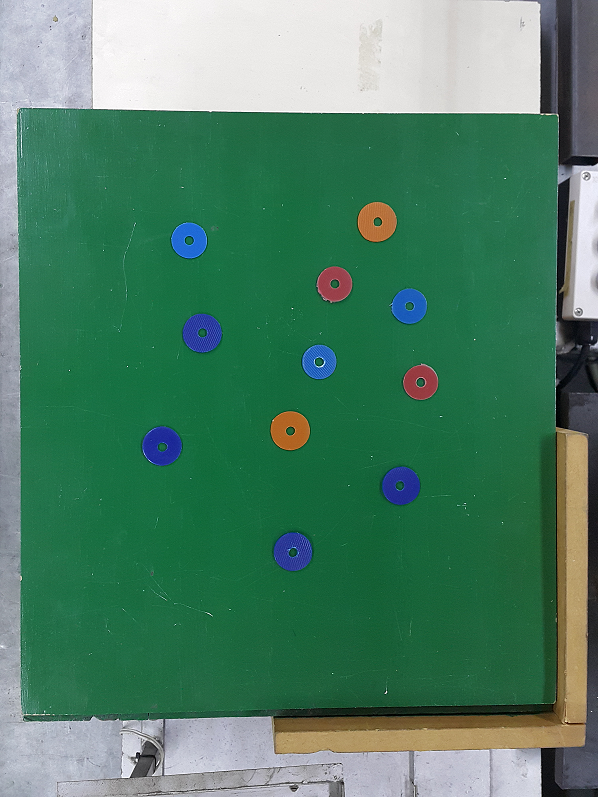
#> input picture B2-Computer_Vision_1/Clase1/arandelas.png, 598 x 797 px
$ jupyter execute 07.Ejercicio_Arandelas.ipynb   (shell and % lines are left out)
#> lines starting #> are read from the running program, lines starting #| are printed output that depends on the picture; after the words box and inside, x2 and y2 are one past the last pixel; in counts of white or black regions, pixels touching at a corner belong together; long printed decimals are rounded
[cell 1]
#Si queremos que las imágenes sean mostradas en una ventana emergente quitar el inline

# OpenCV-Python utiliza NumPy para el manejo de imágenes
import numpy as np
# cv2 es el módulo python para acceder a OpenCV
import cv2 as cv
# Usamos las poderosas herramientas de graficación de matplotlib para mostrar imágenes, perfiles, histogramas, etc
import matplotlib.pyplot as plt


from mpl_toolkits.mplot3d import Axes3D
from matplotlib import cm
from matplotlib import colors

[cell 2]
# Cargar la imagen color
#-----------------------
img_color = cv.imread('arandelas.png')
#> img_color is the input picture: shape (797, 598, 3); mean B, G, R 101.8, 127.5, 77.5
imgRGB = cv.cvtColor(img_color, cv.COLOR_BGR2RGB)

plt.figure(1)
plt.imshow(imgRGB)
plt.show()

Arandelas Naranjas

[cell 3]
# Pasamos la imagen a HSV y calculo el color de muestra
#------------------------------------------------------
img_HSV = cv.cvtColor(img_color, cv.COLOR_BGR2HSV)
#> img_HSV: shape (797, 598, 3); mean H, S, V 75.5, 134.9, 132.6
plt.figure(2)
plt.imshow(img_HSV)

#img_muestra = img_HSV[100:150,325:375,:]
img_muestra_hsv = img_HSV[275:416,287:426,:]
#> img_muestra_hsv: shape (141, 139, 3); mean H, S, V 83.4, 194.2, 117.9

# Calculamos un modelo estadístico sencillo para caracterizar el color del morrón rojo en el espacio RGB
color_mean = cv.mean(img_muestra_hsv)
#> color_mean = (83.45, 194.2, 117.9, 0)

print(color_mean)
#| (83.446, 194.212, 117.935, 0.0)

[cell 4]
# Cómo puedo segmentar el amarillo ?
print(img_HSV[304,437,:])
#| [ 75 182 112]

[cell 5]
color_l = (10,130,110)
color_u = (23,220,215)

mask = cv.inRange(img_HSV, color_l,  color_u)
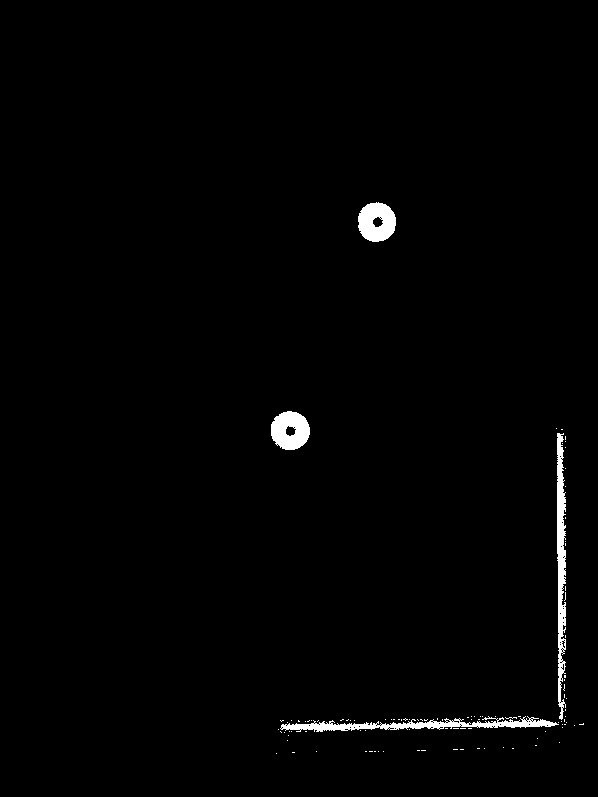
#> mask: shape (797, 598); 1.2% white; 103 white regions (99 under 20 px), largest, box (x1, y1, x2, y2) and area: (557, 433, 566, 720) 1739, (280, 716, 559, 732) 1700, (358, 202, 396, 242) 1128, (271, 411, 310, 450) 1125
img_segmentada = cv.bitwise_and(imgRGB, imgRGB, mask=mask)

plt.figure(6)
plt.imshow(img_segmentada)
plt.show()

[cell 6]
r, g, b = cv.split(img_HSV)
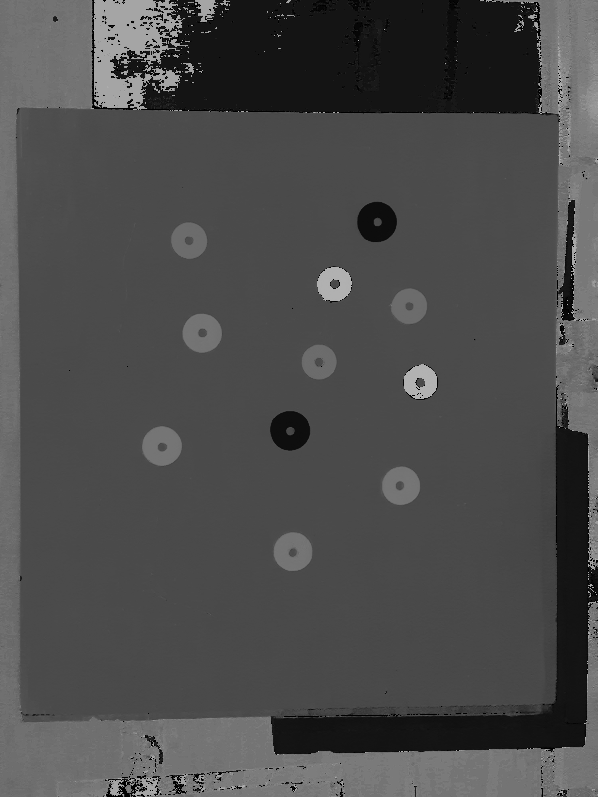
#> r: shape (797, 598); min 0, max 179, mean 75.5
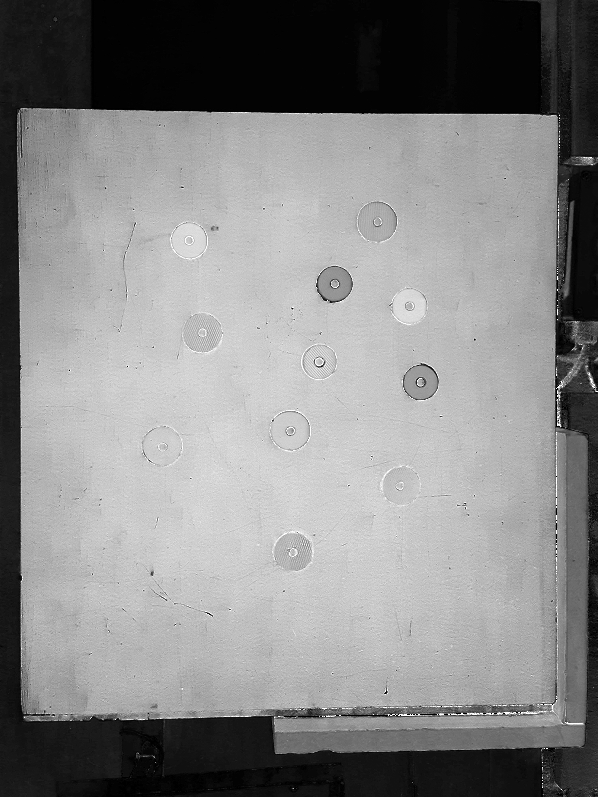
#> g: shape (797, 598); min 0, max 255, mean 134.9
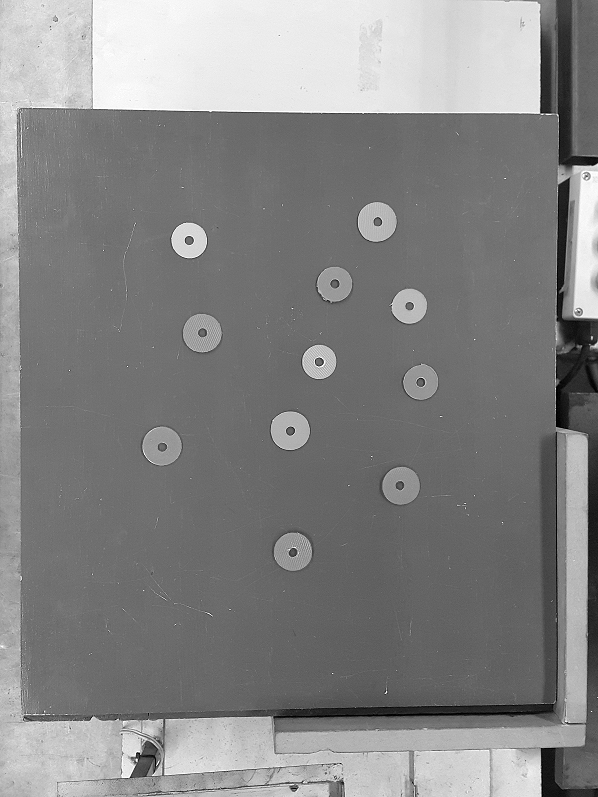
#> b: shape (797, 598); min 0, max 255, mean 132.6
fig = plt.figure()
axis = fig.add_subplot(1, 1, 1, projection="3d")

pixel_colors = imgRGB.reshape((np.shape(imgRGB)[0]*np.shape(imgRGB)[1], 3))
norm = colors.Normalize(vmin=-1.,vmax=1.)
norm.autoscale(pixel_colors)
pixel_colors = norm(pixel_colors).tolist()
#> pixel_colors = 476606 items

axis.scatter(r.flatten(), g.flatten(), b.flatten(), facecolors=pixel_colors, marker=".")
axis.set_xlabel("Canal 1")
axis.set_ylabel("Canal 2")
axis.set_zlabel("Canal 3")
plt.show()
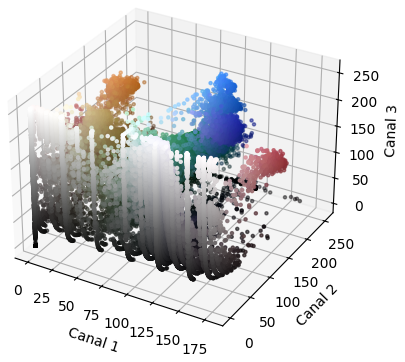
#> figure drawn by matplotlib, 1 panel

$ run again, with B2-Computer_Vision_1/Clase1/imgBloque1.bmp saved as B2-Computer_Vision_1/Clase1/arandelas.png
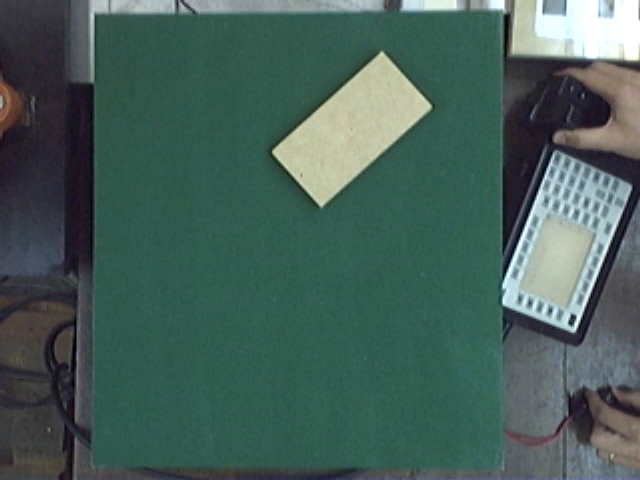
#> input picture B2-Computer_Vision_1/Clase1/imgBloque1.bmp, 640 x 480 px
#> img_color is the input picture: shape (480, 640, 3); mean B, G, R 89.6, 96.3, 70.9
#> img_HSV: shape (480, 640, 3); mean H, S, V 85.8, 85.7, 99.2
#> img_muestra_hsv: shape (141, 139, 3); mean H, S, V 81.5, 121.9, 94.1
#> color_mean = (81.52, 121.9, 94.06, 0)
#| (81.520, 121.904, 94.057, 0.0)
#| [ 82 119  94]
#> `mask = cv.inRange(img_HSV, color_l,  color_u)`:
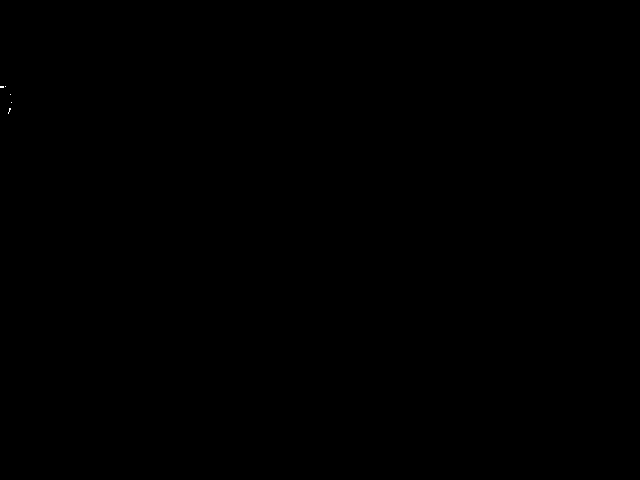
#> mask: shape (480, 640); 0.01% white in thin lines or dots, all inside (x1, y1, x2, y2) = (0, 86, 12, 114)
#> pixel_colors = 307200 items
#> `plt.show()`:
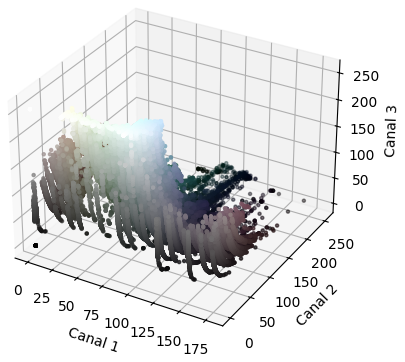
#> figure drawn by matplotlib, 1 panel

$ run again, with B2-Computer_Vision_1/Clase1/imgBloque2.bmp saved as B2-Computer_Vision_1/Clase1/arandelas.png
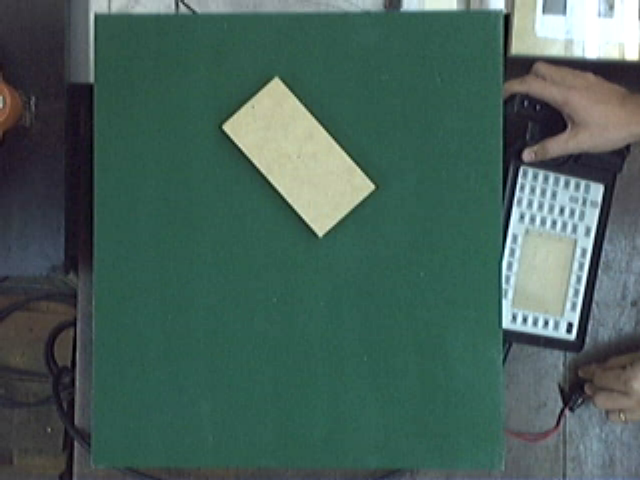
#> input picture B2-Computer_Vision_1/Clase1/imgBloque2.bmp, 640 x 480 px
#> img_color is the input picture: shape (480, 640, 3); mean B, G, R 89.7, 97.4, 70.9
#> img_HSV: shape (480, 640, 3); mean H, S, V 83.5, 88.4, 100.3
#> img_muestra_hsv: shape (141, 139, 3); mean H, S, V 80.8, 127.4, 93.6
#> color_mean = (80.76, 127.4, 93.56, 0)
#| (80.762, 127.447, 93.558, 0.0)
#| [ 80 129  93]
#> `mask = cv.inRange(img_HSV, color_l,  color_u)`:
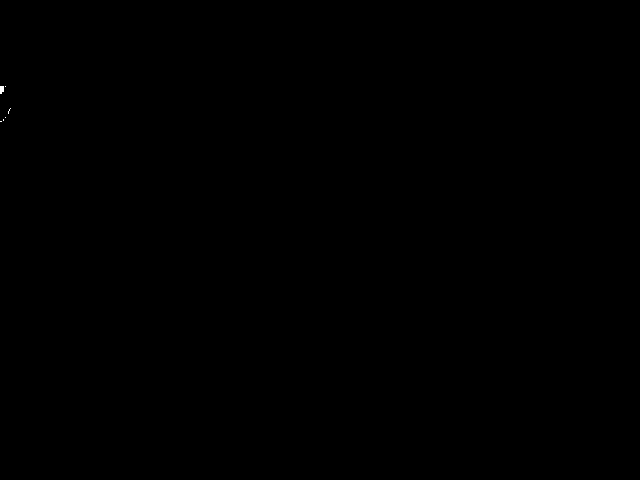
#> mask: shape (480, 640); 0.01% white; 6 white regions (5 under 20 px), largest, box (x1, y1, x2, y2) and area: (0, 86, 4, 94) 28
#> pixel_colors = 307200 items
#> `plt.show()`:
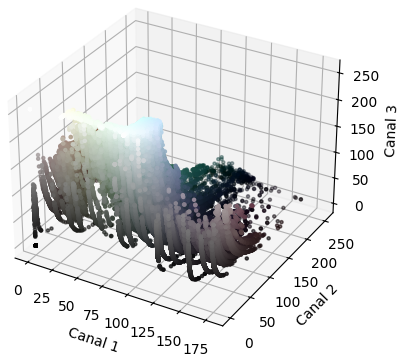
#> figure drawn by matplotlib, 1 panel
